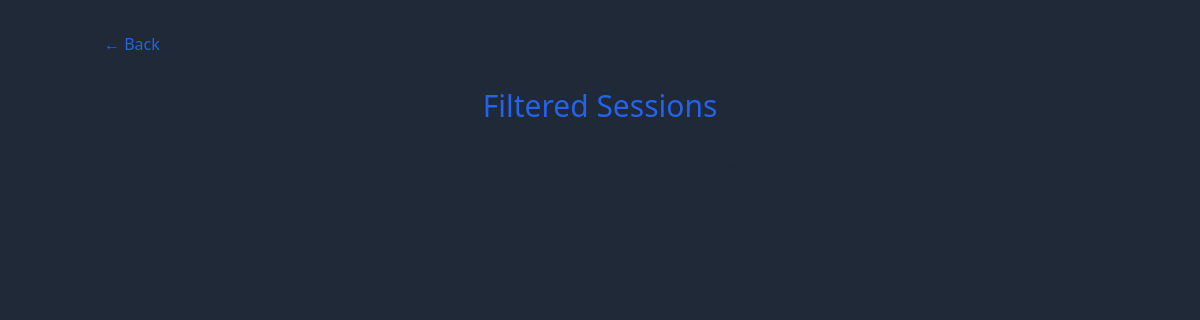
The page /filtered_sessions/1/ on the database as committed earlier.
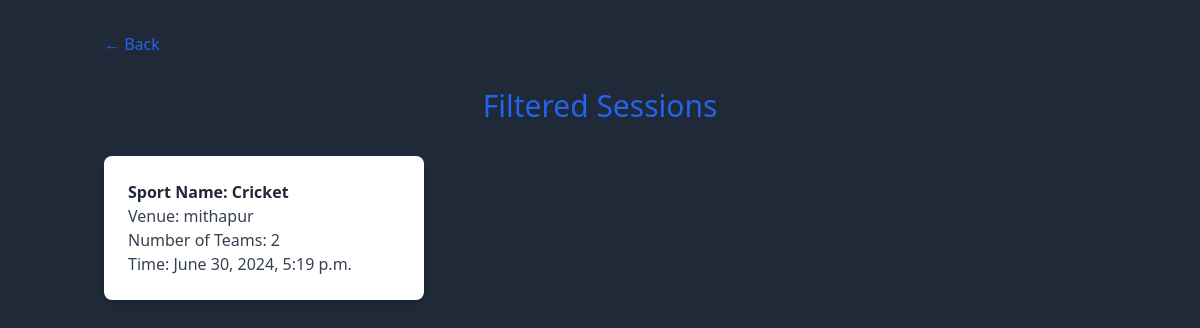
The same page on the database as committed later.
### authentication/models.py (models this page shows)
class Session(models.Model):
    sport_name = models.CharField(max_length=100)
    venue = models.CharField(max_length=100)
    number_of_teams = models.IntegerField()
    time = models.DateTimeField()

### authentication/views.py (the view)
# urls.py: path('filtered_sessions/<int:sport_id>/', views.filtered_sessions, name='filtered_sessions'),
def filtered_sessions(request, sport_id):
    try:
        sport = Sport.objects.get(id=sport_id)
        sessions = Session.objects.filter(sport_name=sport.sport_name)
        return render(request, 'filtered_sessions.html', {'sessions': sessions})
    except Sport.DoesNotExist:
        return render(request, 'filtered_sessions.html', {'sessions': None})

### templates/filtered_sessions.html (shortened to what this page needs)
<!DOCTYPE html>
<html lang="en">
  <head>
    <script src="https://cdn.tailwindcss.com"></script>
  </head>
  <body class="bg-gray-800">
    <div class="container mx-auto px-4 py-8">
      <a href="/player" class="text-blue-600 hover:underline">&larr; Back</a>
      <h1 class="text-3xl text-center text-blue-600 mt-8">Filtered Sessions</h1>
      <div class="mt-8">
        {% if sessions %}
        <ul class="grid grid-cols-1 gap-4 md:grid-cols-2 lg:grid-cols-3">
          {% for session in sessions %}
          <li>
            <div class="bg-white shadow-md rounded-lg p-6">
              <p class="font-bold text-gray-800">Sport Name: {{ session.sport_name }}</p>
              <p class="text-gray-700">Venue: {{ session.venue }}</p>
              <p class="text-gray-700">Number of Teams: {{ session.number_of_teams }}</p>
              <p class="text-gray-700">Time: {{ session.time }}</p>
            </div>
          </li>
          {% endfor %}
        </ul>
        {% else %}
        <p class="text-center text-gray-800 mt-4">No sessions found for the selected sport.</p>
        {% endif %}
      </div>
    </div>
  </body>
</html>

Rows that differ between the two databases and show on the page:
added Session: sport_name "Cricket", venue "mithapur", number_of_teams "2", time "June 30, 2024, 5:19 p.m."
